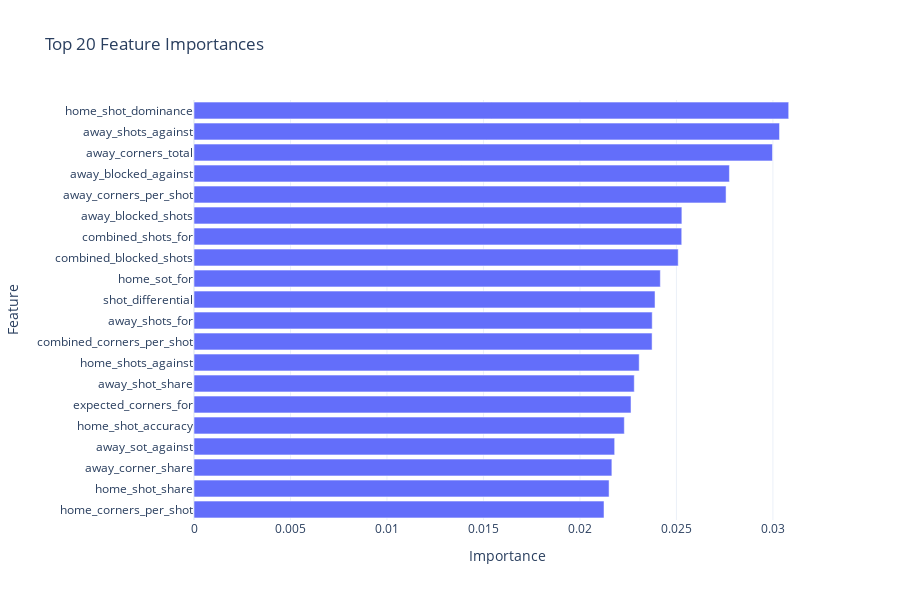

The code cell stored with this chart in its notebook:
### Code cell
# =============================================================================
# CELL 15: Feature Importance
# =============================================================================

# Get feature importances
importance_df = pd.DataFrame({
    'Feature': FEATURE_COLUMNS,
    'Importance': model.feature_importances_
}).sort_values('Importance', ascending=False)

# Plot top 20 features
top_20 = importance_df.head(20)

fig = px.bar(
    top_20,
    x='Importance',
    y='Feature',
    orientation='h',
    title='Top 20 Feature Importances',
    template='plotly_white'
)
fig.update_layout(yaxis={'categoryorder': 'total ascending'}, height=600)
fig.show()

print("\nTop 10 Features:")
print(importance_df.head(10).to_string(index=False))

### Figure 1 — Plotly figure (JSON) as saved in the notebook; plotly's stock layout.template omitted (floating-point values rounded to 4 significant figures)
{"data": [{"hovertemplate": "Importance=%{x}<br>Feature=%{y}<extra></extra>", "legendgroup": "", "marker": {"color": "#636efa", "pattern": {"shape": ""}}, "name": "", "orientation": "h", "showlegend": false, "textposition": "auto", "type": "bar", "x": [0.03082, 0.03034, 0.02998, 0.02775, 0.02757, 0.02528, 0.02528, 0.02509, 0.02417, 0.02389, 0.02375, 0.02374, 0.02307, 0.02282, 0.02265, 0.0223, 0.0218, 0.02165, 0.02151, 0.02125], "xaxis": "x", "y": ["home_shot_dominance", "away_shots_against", "away_corners_total", "away_blocked_against", "away_corners_per_shot", "away_blocked_shots", "combined_shots_for", "combined_blocked_shots", "home_sot_for", "shot_differential", "away_shots_for", "combined_corners_per_shot", "home_shots_against", "away_shot_share", "expected_corners_for", "home_shot_accuracy", "away_sot_against", "away_corner_share", "home_shot_share", "home_corners_per_shot"], "yaxis": "y"}], "layout": {"barmode": "relative", "height": 600, "legend": {"tracegroupgap": 0}, "title": {"text": "Top 20 Feature Importances"}, "xaxis": {"anchor": "y", "domain": [0, 1], "title": {"text": "Importance"}}, "yaxis": {"anchor": "x", "categoryorder": "total ascending", "domain": [0, 1], "title": {"text": "Feature"}}}}
